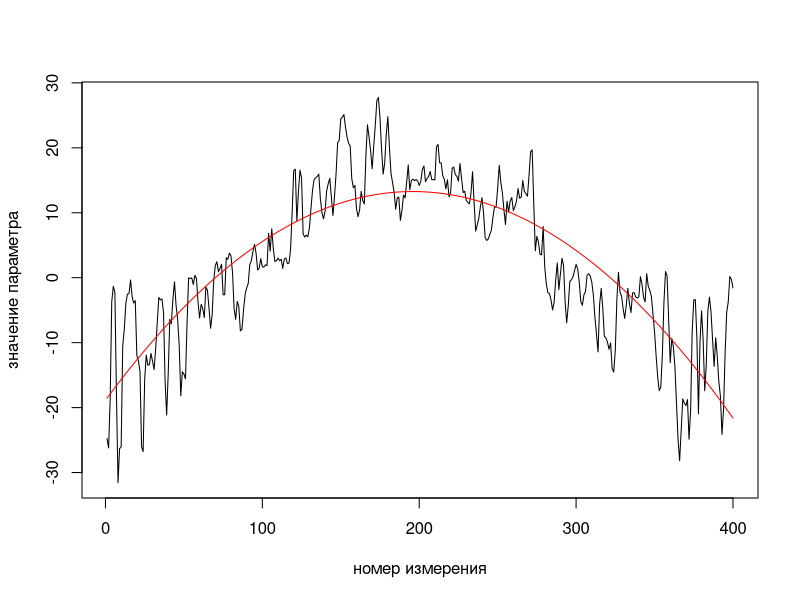

Generate this figure with R:
#путь к файлам с данными
#setwd("C:/Users/user/Documents/практика1")
setwd("~/devel/courses/r-data-analysis/l01")
#куда записываем данные: header - заголовок столбца, разделение столбцов через; чтение файла csv
MyData<-read.csv("6_1_1_2.csv",header=T, sep=";")
#рисуем график
#из переменной берем столбец Td, подписываем оси х,у
#параметр l-линии, p-точки.
plot(MyData$Td[1:400], type="l", xlab="номер измерения", ylab="значение параметра")
#выбираем набор данных для которого будем строить регрессионную модель
# записываем в е столец Td как значения у, х задаем от 1 до 400
e<-data.frame(y=MyData$Td[1:400],x=1:400)
#подбираем коэффициенты регрессионной модели
#фунция nls ищет коэффициенты для модели y~a+b*x+c*x*x(сами определили)
#данные для функции из е, начальные значения задают и приращение 0.1
res<-nls(y~a+b*x+c*x*x,data=e,start=list(a=0.1,b=0.1,c=0.1))
#получаем значения коэффициентов
coef_func<-coef(res)
x=1:400#задаем снова иксы
#строим регрессионную функцию с найденными коэффициентами
yfunc<-coef_func[1]+coef_func[2]*x+coef_func[3]*x*x
#на этом же графике отстраиваем красную линию регрессии
lines(x,yfunc, type="l",col="red")
